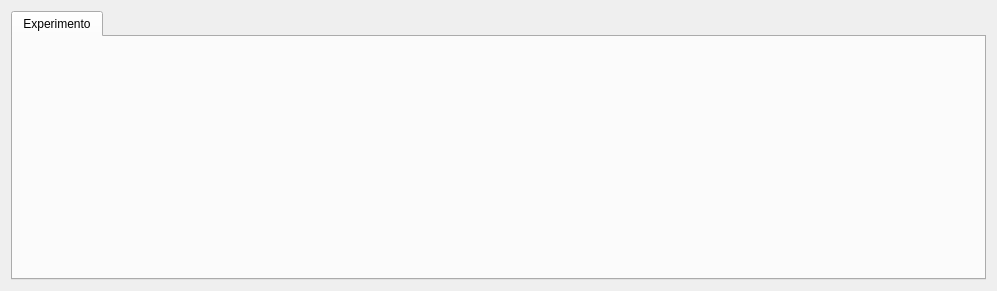
        <widget class="QWidget" name="comparisonPerformancePage">
         <property name="geometry">
          <rect>
           <x>0</x>
           <y>0</y>
           <width>997</width>
           <height>291</height>
          </rect>
         </property>
         <attribute name="label">
          <string>Rendimiento</string>
         </attribute>
         <layout class="QVBoxLayout" name="verticalLayout">
          <item>
           <widget class="QTabWidget" name="comparisonPerformanceTabWidget">
            <property name="currentIndex">
             <number>0</number>
            </property>
            <widget class="QWidget" name="expComparisonPerformanceTab1">
             <attribute name="title">
              <string>Experimento</string>
             </attribute>
             <layout class="QHBoxLayout" name="expPerformanceTab1HLayout_2" stretch="9">
              <item>
               <widget class="QWidget" name="graphicComparisonPerformanceWidget" native="true">
                <layout class="QVBoxLayout" name="graphicPerformanceWidgetVLayout_2">
                 <property name="spacing">
                  <number>0</number>
                 </property>
                 <property name="leftMargin">
                  <number>0</number>
                 </property>
                 <property name="topMargin">
                  <number>0</number>
                 </property>
                 <property name="rightMargin">
                  <number>0</number>
                 </property>
                 <property name="bottomMargin">
                  <number>0</number>
                 </property>
                 <item>
                  <layout class="QVBoxLayout" name="graphicComparisonPerformanceVLayout">
                   <property name="spacing">
                    <number>0</number>
                   </property>
                  </layout>
                 </item>
                </layout>
               </widget>
              </item>
             </layout>
            </widget>
           </widget>
          </item>
         </layout>
        </widget>
